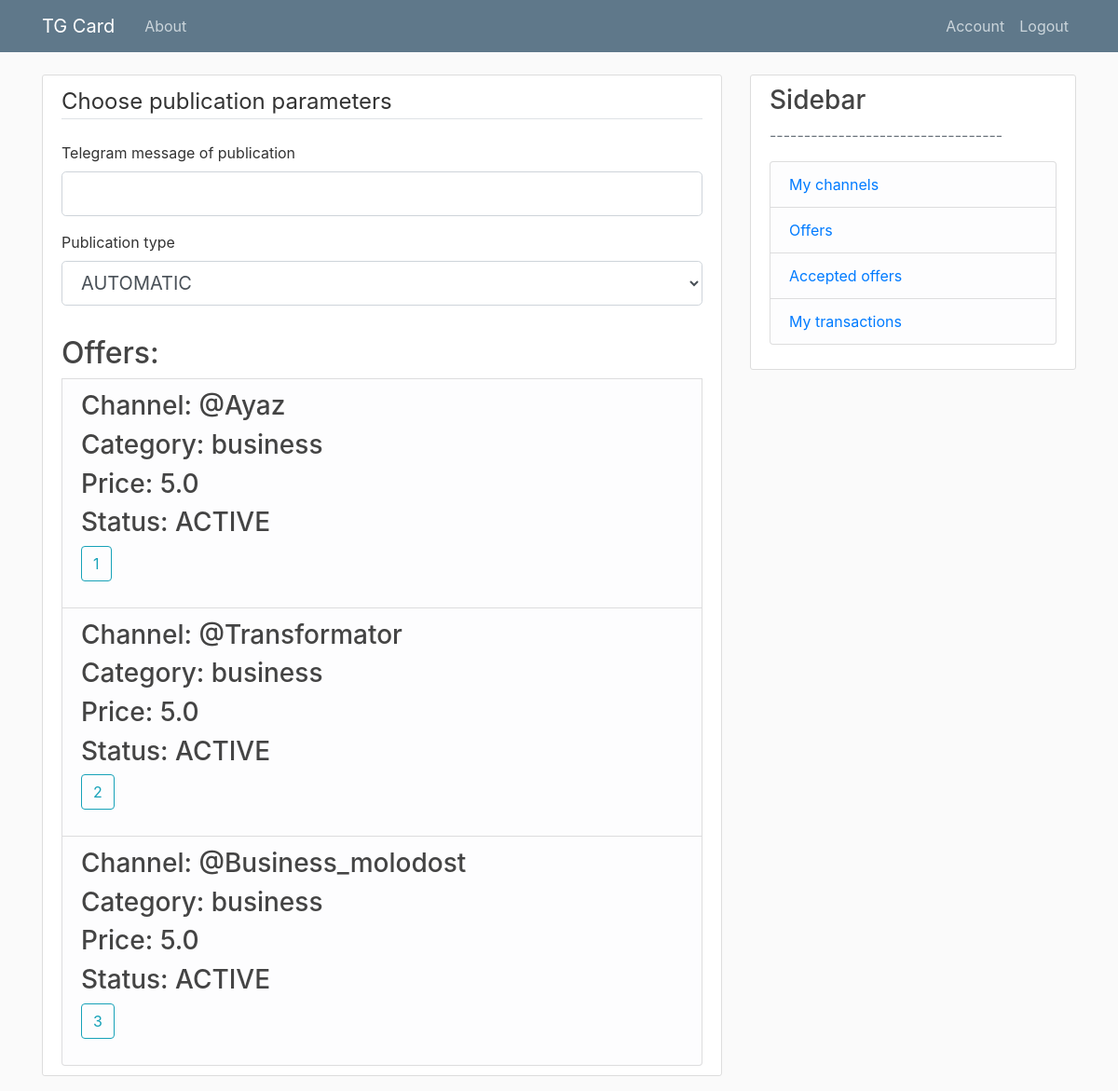
Screenshot of /offerList (signed in) with the database file from the repository.
### models.py (models this page shows, shortened)
class Offer(db.Model):
    id = db.Column(db.Integer, primary_key=True)
    tgLink = db.Column(db.String, index=True, unique=True, nullable=False)
    offerType = db.Column(db.String, index=True, nullable=False) # click \ subscribe
    price = db.Column(db.Float, index=True, nullable=False)
    status = db.Column(db.Integer, index=True, nullable=False) # active \ inactive
    advertId = db.Column(db.Integer, db.ForeignKey('user.id'), nullable=False)
    tasks = db.relationship('Task', backref='offer', lazy=True)
    categoryListAdv = db.relationship('CategoryListAdv', backref='offer', lazy=True)

class Category(db.Model):
    id = db.Column(db.Integer, primary_key=True)
    title = db.Column(db.String, index=True, unique=True, nullable=False)
    categoryListAdv = db.relationship('CategoryListAdv', backref='category', lazy=True)
    categoryListAff = db.relationship('CategoryListAff', backref='category', lazy=True)

### routes.py (the view, shortened to what this page needs)
@app.route("/offerList", methods=['GET', 'POST'])
@affiliate_access_level()
@login_required
def offerList():
    categories = CategoryListAdv.query.join(CategoryListAff, CategoryListAff.categoryId == CategoryListAdv.categoryId).filter(CategoryListAff.id == current_user.channels[0].categoryListAff[0].id).all()
    offersAll = Offer.query.filter_by(status='ACTIVE').all()
    offers = list()
    for offer in offersAll:
        if offer.categoryListAdv[0].categoryId == categories[0].categoryId:
            offers.append(offer)
    form = CreateOfferListForm()
    return render_template('offerList.html', title='OfferList', form=form, offers=offers)

### forms.py
class CreateOfferListForm(FlaskForm):
    previevText = StringField('Telegram message of publication', validators=[DataRequired()])
    taskType = SelectField('Publication type',
                        choices=[('AUTOMATIC','AUTOMATIC'), ('MANUAL','MANUAL')])
    submit = SubmitField('choose offer')

### models.py (called while the page is built)
@login_manager.user_loader
def load_user(user_id):
    return User.query.get(int(user_id))

### routes.py (called while the page is built)
def affiliate_access_level():
    def decorator(f):
        @wraps(f)
        def decorated_function(*args, **kwargs):
            if current_user.role != 'AFFILIATE':
                return redirect(url_for('access_error_page'))
            return f(*args, **kwargs)
        return decorated_function
    return decorator

### templates/offerList.html (shortened to what this page needs)
{% extends "layout.html" %}
{% block content %}
    <div class="content-section">
    <form method="POST" action="{{ url_for('offerList') }}">
        <fieldset class="form-group">
            <legend class="border-bottom mb-4">Choose publication parameters</legend>
            <div class="form-group">
                {{ form.previevText.label(class="form-control-label") }}
                {% if form.previevText.errors %}
                    {{ form.previevText(class="form-control form-control-lg is-invalid") }}
                    <div class="invalid-feedback">
                        {% for error in form.previevText.errors %}
                            <span>{{ error }}</span>
                        {% endfor %}
                    </div>
                {% else %}
                    {{ form.previevText(class="form-control form-control-lg") }}
                {% endif %}
            </div>
            <div class="form-group">
                {{ form.taskType.label(class="form-control-label") }}
                {% if form.taskType.errors %}
                    {{ form.taskType(class="form-control form-control-lg is-invalid") }}
                    <div class="invalid-feedback">
                        {% for error in form.taskType.errors %}
                            <span>{{ error }}</span>
                        {% endfor %}
                    </div>
                {% else %}
                    {{ form.taskType(class="form-control form-control-lg") }}
                {% endif %}
            </div>
        </fieldset>
    <h2>Offers: </h2>
    {% for offer in offers %}
    <li class="list-group-item list-group-item-light">
    <table>
        <tr>
                <ul class="list-group">
                    <h3>Channel: {{offer.tgLink}} </h3>
                    <h3>Category: {{offer.categoryListAdv[0].category.title}}</h3>
                    <h3>Price: {{offer.price}}</h3>
                    <h3>Status: {{offer.status}}</h3>
    	            <div class="form-group">
         	       <input class="btn btn-outline-info" id="submit" name="submit" type="submit" value="{{ offer.id }}">
    	            </div>
                </ul>
        </tr>
    </table>
    </li>
    {% endfor %}
    </div>
{% endblock content %}

### templates/layout.html (shortened to what this page needs)
<!DOCTYPE html>
<html>
<head>
    <link rel="stylesheet" href="https://maxcdn.bootstrapcdn.com/bootstrap/4.0.0/css/bootstrap.min.css">
    <link rel="stylesheet" type="text/css" href="{{ url_for('static', filename='main.css') }}">
</head>
<body>
    <header class="site-header">
      <nav class="navbar navbar-expand-md navbar-dark bg-steel fixed-top">
        <div class="container">
          <a class="navbar-brand mr-4" href="/">TG Card</a>
          <div class="collapse navbar-collapse" id="navbarToggle">
            <div class="navbar-nav mr-auto">
              <a class="nav-item nav-link" href="{{ url_for('about') }}">About</a>
            </div>
            <div class="navbar-nav">
              {% if current_user.is_authenticated %}
                <a class="nav-item nav-link" href="{{ url_for('account') }}">Account</a>
                <a class="nav-item nav-link" href="{{ url_for('logout') }}">Logout</a>
              {% else %}
                <a class="nav-item nav-link" href="{{ url_for('login') }}">Login</a>
                <a class="nav-item nav-link" href="{{ url_for('register') }}">Register</a>
              {% endif %}
            </div>
          </div>
        </div>
      </nav>
    </header>
    <main role="main" class="container">
      <div class="row">
        <div class="col-md-8">
          {% block content %}{% endblock %}
        </div>
        {% if current_user.is_authenticated %}
        <div class="col-md-4">
          <div class="content-section">
            <h3>Sidebar</h3>
            <p class='text-muted'>----------------------------------
              <ul class="list-group">
                {% if current_user.role == 'AFFILIATE' %}
                <li class="list-group-item list-group-item-light">
                    <a href="/channel">My channels</a>
                </li>
                <li class="list-group-item list-group-item-light">
                    <a href="/offerList">Offers</a></li>
                <li class="list-group-item list-group-item-light">
                    <a href="/currentUserTasks">Accepted offers</a>
                </li>
                {% endif %}
                <li class="list-group-item list-group-item-light"><a href="/transactions">My transactions</a></li>
              </ul>
            </p>
          </div>
        </div>
        {% endif %}
      </div>
    </main>
</body>
</html>

### static/main.css (style rules this page uses)
body { background: #fafafa; color: #333333; margin-top: 5rem; }
h1, h2, h3, h4, h5, h6 { color: #444444; }
.bg-steel { background-color: #5f788a; }
.site-header .navbar-nav .nav-link { color: #cbd5db; }
.content-section { background: #ffffff; padding: 10px 20px; border: 1px solid #dddddd; border-radius: 3px; margin-bottom: 20px; }

### rows the page displays
Offer: tgLink "@Ayaz", title "business", price "5.0", status "ACTIVE", submit "1"
Offer: tgLink "@Transformator", title "business", price "5.0", status "ACTIVE", submit "2"
Offer: tgLink "@Business_molodost", title "business", price "5.0", status "ACTIVE", submit "3"
